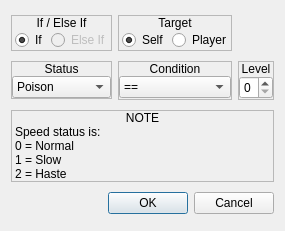
<?xml version="1.0" encoding="UTF-8"?>
<ui version="4.0">
 <class>ConfigureEvent_IfStatus</class>
 <widget class="QDialog" name="ConfigureEvent_IfStatus">
  <property name="geometry">
   <rect>
    <x>0</x>
    <y>0</y>
    <width>284</width>
    <height>231</height>
   </rect>
  </property>
  <property name="windowTitle">
   <string>If Status</string>
  </property>
  <property name="styleSheet">
   <string notr="true">.QFrame
{
	border: 1px solid palette(text);
}

.QFrame&gt;QLabel
{
	background-color: palette(text);
	color: palette(window);
}</string>
  </property>
  <layout class="QGridLayout" name="gridLayout">
   <item row="0" column="0">
    <widget class="QFrame" name="frmVariable_3">
     <property name="sizePolicy">
      <sizepolicy hsizetype="Preferred" vsizetype="Fixed">
       <horstretch>0</horstretch>
       <verstretch>0</verstretch>
      </sizepolicy>
     </property>
     <property name="frameShape">
      <enum>QFrame::StyledPanel</enum>
     </property>
     <property name="frameShadow">
      <enum>QFrame::Raised</enum>
     </property>
     <layout class="QVBoxLayout" name="verticalLayout_5">
      <property name="spacing">
       <number>0</number>
      </property>
      <property name="leftMargin">
       <number>0</number>
      </property>
      <property name="topMargin">
       <number>0</number>
      </property>
      <property name="rightMargin">
       <number>0</number>
      </property>
      <property name="bottomMargin">
       <number>0</number>
      </property>
      <item>
       <widget class="QLabel" name="label_5">
        <property name="sizePolicy">
         <sizepolicy hsizetype="Preferred" vsizetype="Fixed">
          <horstretch>0</horstretch>
          <verstretch>0</verstretch>
         </sizepolicy>
        </property>
        <property name="text">
         <string>If / Else If</string>
        </property>
        <property name="alignment">
         <set>Qt::AlignCenter</set>
        </property>
       </widget>
      </item>
      <item>
       <widget class="QWidget" name="widget_5" native="true">
        <layout class="QHBoxLayout" name="horizontalLayout_4">
         <property name="spacing">
          <number>3</number>
         </property>
         <property name="leftMargin">
          <number>3</number>
         </property>
         <property name="topMargin">
          <number>0</number>
         </property>
         <property name="rightMargin">
          <number>0</number>
         </property>
         <property name="bottomMargin">
          <number>0</number>
         </property>
         <item>
          <widget class="QRadioButton" name="chkIf">
           <property name="text">
            <string>If</string>
           </property>
           <property name="checked">
            <bool>true</bool>
           </property>
          </widget>
         </item>
         <item>
          <widget class="QRadioButton" name="chkElseIf">
           <property name="enabled">
            <bool>false</bool>
           </property>
           <property name="text">
            <string>Else If</string>
           </property>
          </widget>
         </item>
        </layout>
       </widget>
      </item>
     </layout>
    </widget>
   </item>
   <item row="1" column="2">
    <widget class="QFrame" name="frame_8">
     <property name="sizePolicy">
      <sizepolicy hsizetype="Preferred" vsizetype="Fixed">
       <horstretch>0</horstretch>
       <verstretch>0</verstretch>
      </sizepolicy>
     </property>
     <property name="frameShape">
      <enum>QFrame::StyledPanel</enum>
     </property>
     <property name="frameShadow">
      <enum>QFrame::Raised</enum>
     </property>
     <layout class="QVBoxLayout" name="verticalLayout_22">
      <property name="spacing">
       <number>0</number>
      </property>
      <property name="leftMargin">
       <number>0</number>
      </property>
      <property name="topMargin">
       <number>0</number>
      </property>
      <property name="rightMargin">
       <number>0</number>
      </property>
      <property name="bottomMargin">
       <number>0</number>
      </property>
      <item>
       <widget class="QLabel" name="label_26">
        <property name="sizePolicy">
         <sizepolicy hsizetype="Preferred" vsizetype="Fixed">
          <horstretch>0</horstretch>
          <verstretch>0</verstretch>
         </sizepolicy>
        </property>
        <property name="text">
         <string>Level</string>
        </property>
        <property name="alignment">
         <set>Qt::AlignCenter</set>
        </property>
       </widget>
      </item>
      <item>
       <widget class="QWidget" name="widget_8" native="true">
        <layout class="QHBoxLayout" name="horizontalLayout_2">
         <property name="spacing">
          <number>0</number>
         </property>
         <property name="leftMargin">
          <number>0</number>
         </property>
         <property name="topMargin">
          <number>0</number>
         </property>
         <property name="rightMargin">
          <number>0</number>
         </property>
         <property name="bottomMargin">
          <number>0</number>
         </property>
         <item>
          <widget class="QSpinBox" name="numLevel">
           <property name="maximum">
            <number>3</number>
           </property>
          </widget>
         </item>
        </layout>
       </widget>
      </item>
     </layout>
    </widget>
   </item>
   <item row="1" column="1">
    <widget class="QFrame" name="frmVariable_2">
     <property name="frameShape">
      <enum>QFrame::StyledPanel</enum>
     </property>
     <property name="frameShadow">
      <enum>QFrame::Raised</enum>
     </property>
     <layout class="QVBoxLayout" name="verticalLayout_4">
      <property name="spacing">
       <number>0</number>
      </property>
      <property name="leftMargin">
       <number>0</number>
      </property>
      <property name="topMargin">
       <number>0</number>
      </property>
      <property name="rightMargin">
       <number>0</number>
      </property>
      <property name="bottomMargin">
       <number>0</number>
      </property>
      <item>
       <widget class="QLabel" name="label_4">
        <property name="sizePolicy">
         <sizepolicy hsizetype="Preferred" vsizetype="Fixed">
          <horstretch>0</horstretch>
          <verstretch>0</verstretch>
         </sizepolicy>
        </property>
        <property name="text">
         <string>Condition</string>
        </property>
        <property name="alignment">
         <set>Qt::AlignCenter</set>
        </property>
       </widget>
      </item>
      <item>
       <widget class="QWidget" name="widget_4" native="true">
        <layout class="QHBoxLayout" name="horizontalLayout_3">
         <property name="spacing">
          <number>0</number>
         </property>
         <property name="leftMargin">
          <number>0</number>
         </property>
         <property name="topMargin">
          <number>0</number>
         </property>
         <property name="rightMargin">
          <number>0</number>
         </property>
         <property name="bottomMargin">
          <number>0</number>
         </property>
         <item>
          <widget class="QComboBox" name="optCondition">
           <item>
            <property name="text">
             <string>==</string>
            </property>
           </item>
           <item>
            <property name="text">
             <string>!=</string>
            </property>
           </item>
           <item>
            <property name="text">
             <string>&gt;</string>
            </property>
           </item>
           <item>
            <property name="text">
             <string>&gt;=</string>
            </property>
           </item>
           <item>
            <property name="text">
             <string>&lt;</string>
            </property>
           </item>
           <item>
            <property name="text">
             <string>&lt;=</string>
            </property>
           </item>
          </widget>
         </item>
        </layout>
       </widget>
      </item>
     </layout>
    </widget>
   </item>
   <item row="1" column="0">
    <widget class="QFrame" name="frmVariable_4">
     <property name="sizePolicy">
      <sizepolicy hsizetype="Preferred" vsizetype="Fixed">
       <horstretch>0</horstretch>
       <verstretch>0</verstretch>
      </sizepolicy>
     </property>
     <property name="frameShape">
      <enum>QFrame::StyledPanel</enum>
     </property>
     <property name="frameShadow">
      <enum>QFrame::Raised</enum>
     </property>
     <layout class="QVBoxLayout" name="verticalLayout_6">
      <property name="spacing">
       <number>0</number>
      </property>
      <property name="leftMargin">
       <number>0</number>
      </property>
      <property name="topMargin">
       <number>0</number>
      </property>
      <property name="rightMargin">
       <number>0</number>
      </property>
      <property name="bottomMargin">
       <number>0</number>
      </property>
      <item>
       <widget class="QLabel" name="label_6">
        <property name="sizePolicy">
         <sizepolicy hsizetype="Preferred" vsizetype="Fixed">
          <horstretch>0</horstretch>
          <verstretch>0</verstretch>
         </sizepolicy>
        </property>
        <property name="text">
         <string>Status</string>
        </property>
        <property name="alignment">
         <set>Qt::AlignCenter</set>
        </property>
       </widget>
      </item>
      <item>
       <widget class="QWidget" name="widget_6" native="true">
        <layout class="QHBoxLayout" name="horizontalLayout_5">
         <property name="spacing">
          <number>0</number>
         </property>
         <property name="leftMargin">
          <number>0</number>
         </property>
         <property name="topMargin">
          <number>0</number>
         </property>
         <property name="rightMargin">
          <number>0</number>
         </property>
         <property name="bottomMargin">
          <number>0</number>
         </property>
         <item>
          <widget class="QComboBox" name="optStatus">
           <item>
            <property name="text">
             <string>Poison</string>
            </property>
           </item>
           <item>
            <property name="text">
             <string>Speed</string>
            </property>
           </item>
           <item>
            <property name="text">
             <string>Focus</string>
            </property>
           </item>
           <item>
            <property name="text">
             <string>Berserk</string>
            </property>
           </item>
          </widget>
         </item>
        </layout>
       </widget>
      </item>
     </layout>
    </widget>
   </item>
   <item row="3" column="0" colspan="3">
    <widget class="QDialogButtonBox" name="buttonBox">
     <property name="orientation">
      <enum>Qt::Horizontal</enum>
     </property>
     <property name="standardButtons">
      <set>QDialogButtonBox::Cancel|QDialogButtonBox::Ok</set>
     </property>
    </widget>
   </item>
   <item row="0" column="1">
    <widget class="QFrame" name="frmVariable_5">
     <property name="sizePolicy">
      <sizepolicy hsizetype="Preferred" vsizetype="Fixed">
       <horstretch>0</horstretch>
       <verstretch>0</verstretch>
      </sizepolicy>
     </property>
     <property name="frameShape">
      <enum>QFrame::StyledPanel</enum>
     </property>
     <property name="frameShadow">
      <enum>QFrame::Raised</enum>
     </property>
     <layout class="QVBoxLayout" name="verticalLayout_7">
      <property name="spacing">
       <number>0</number>
      </property>
      <property name="leftMargin">
       <number>0</number>
      </property>
      <property name="topMargin">
       <number>0</number>
      </property>
      <property name="rightMargin">
       <number>0</number>
      </property>
      <property name="bottomMargin">
       <number>0</number>
      </property>
      <item>
       <widget class="QLabel" name="label_7">
        <property name="sizePolicy">
         <sizepolicy hsizetype="Preferred" vsizetype="Fixed">
          <horstretch>0</horstretch>
          <verstretch>0</verstretch>
         </sizepolicy>
        </property>
        <property name="text">
         <string>Target</string>
        </property>
        <property name="alignment">
         <set>Qt::AlignCenter</set>
        </property>
       </widget>
      </item>
      <item>
       <widget class="QWidget" name="widget_7" native="true">
        <layout class="QHBoxLayout" name="horizontalLayout_6">
         <property name="spacing">
          <number>3</number>
         </property>
         <property name="leftMargin">
          <number>3</number>
         </property>
         <property name="topMargin">
          <number>0</number>
         </property>
         <property name="rightMargin">
          <number>0</number>
         </property>
         <property name="bottomMargin">
          <number>0</number>
         </property>
         <item>
          <widget class="QRadioButton" name="chkSelf">
           <property name="text">
            <string>Self</string>
           </property>
           <property name="checked">
            <bool>true</bool>
           </property>
          </widget>
         </item>
         <item>
          <widget class="QRadioButton" name="chkPlayer">
           <property name="text">
            <string>Player</string>
           </property>
          </widget>
         </item>
        </layout>
       </widget>
      </item>
     </layout>
    </widget>
   </item>
   <item row="2" column="0" colspan="3">
    <widget class="QFrame" name="frmVariable_6">
     <property name="sizePolicy">
      <sizepolicy hsizetype="Preferred" vsizetype="Fixed">
       <horstretch>0</horstretch>
       <verstretch>0</verstretch>
      </sizepolicy>
     </property>
     <property name="frameShape">
      <enum>QFrame::StyledPanel</enum>
     </property>
     <property name="frameShadow">
      <enum>QFrame::Raised</enum>
     </property>
     <layout class="QVBoxLayout" name="verticalLayout_8">
      <property name="spacing">
       <number>0</number>
      </property>
      <property name="leftMargin">
       <number>0</number>
      </property>
      <property name="topMargin">
       <number>0</number>
      </property>
      <property name="rightMargin">
       <number>0</number>
      </property>
      <property name="bottomMargin">
       <number>0</number>
      </property>
      <item>
       <widget class="QLabel" name="label_8">
        <property name="sizePolicy">
         <sizepolicy hsizetype="Preferred" vsizetype="Fixed">
          <horstretch>0</horstretch>
          <verstretch>0</verstretch>
         </sizepolicy>
        </property>
        <property name="text">
         <string>NOTE</string>
        </property>
        <property name="alignment">
         <set>Qt::AlignCenter</set>
        </property>
       </widget>
      </item>
      <item>
       <widget class="QWidget" name="widget_9" native="true">
        <layout class="QHBoxLayout" name="horizontalLayout_7">
         <property name="spacing">
          <number>3</number>
         </property>
         <property name="leftMargin">
          <number>3</number>
         </property>
         <property name="topMargin">
          <number>0</number>
         </property>
         <property name="rightMargin">
          <number>0</number>
         </property>
         <property name="bottomMargin">
          <number>0</number>
         </property>
         <item>
          <widget class="QLabel" name="label">
           <property name="text">
            <string>Speed status is:
0 = Normal
1 = Slow
2 = Haste</string>
           </property>
          </widget>
         </item>
        </layout>
       </widget>
      </item>
     </layout>
    </widget>
   </item>
  </layout>
 </widget>
 <resources/>
 <connections>
  <connection>
   <sender>buttonBox</sender>
   <signal>accepted()</signal>
   <receiver>ConfigureEvent_IfStatus</receiver>
   <slot>accept()</slot>
   <hints>
    <hint type="sourcelabel">
     <x>248</x>
     <y>254</y>
    </hint>
    <hint type="destinationlabel">
     <x>157</x>
     <y>274</y>
    </hint>
   </hints>
  </connection>
  <connection>
   <sender>buttonBox</sender>
   <signal>rejected()</signal>
   <receiver>ConfigureEvent_IfStatus</receiver>
   <slot>reject()</slot>
   <hints>
    <hint type="sourcelabel">
     <x>316</x>
     <y>260</y>
    </hint>
    <hint type="destinationlabel">
     <x>286</x>
     <y>274</y>
    </hint>
   </hints>
  </connection>
 </connections>
</ui>
